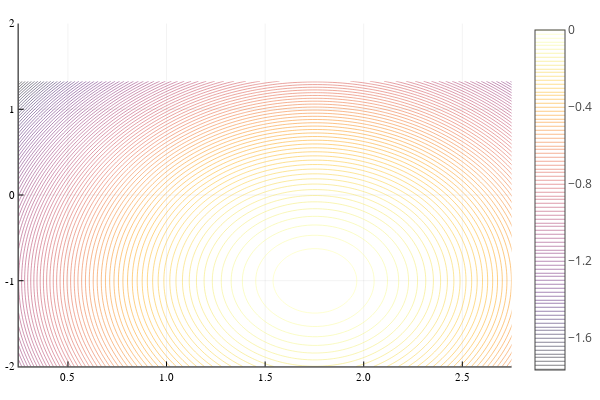

Notebook cell for this chart:
### Code cell
contour(rgrid, zgrid, potAP', levels=100)

### Figure 1 — Plotly figure (JSON) as saved in the notebook; plotly's stock layout.template omitted (floating-point values rounded to 4 significant figures; data arrays with more than 128 entries replaced by an {"elided": "..."} marker saying what was removed)
{"data": [{"colorbar": {"title": ""}, "colorscale": [[0, "rgba(0, 0, 4, 1.000)"], [0.03448, "rgba(4, 3, 20, 1.000)"], [0.06897, "rgba(13, 8, 41, 1.000)"], [0.1034, "rgba(24, 12, 60, 1.000)"], [0.1379, "rgba(38, 12, 81, 1.000)"], [0.1724, "rgba(54, 9, 97, 1.000)"], [0.2069, "rgba(69, 10, 105, 1.000)"], [0.2414, "rgba(84, 15, 109, 1.000)"], [0.2759, "rgba(97, 19, 110, 1.000)"], [0.3103, "rgba(111, 25, 110, 1.000)"], [0.3448, "rgba(125, 30, 109, 1.000)"], [0.3793, "rgba(140, 35, 105, 1.000)"], [0.4138, "rgba(154, 40, 101, 1.000)"], [0.4483, "rgba(166, 45, 96, 1.000)"], [0.4828, "rgba(180, 51, 89, 1.000)"], [0.5172, "rgba(193, 58, 80, 1.000)"], [0.5517, "rgba(206, 67, 71, 1.000)"], [0.5862, "rgba(216, 76, 62, 1.000)"], [0.6207, "rgba(226, 87, 52, 1.000)"], [0.6552, "rgba(235, 100, 41, 1.000)"], [0.6897, "rgba(241, 115, 29, 1.000)"], [0.7241, "rgba(247, 130, 18, 1.000)"], [0.7586, "rgba(250, 144, 8, 1.000)"], [0.7931, "rgba(252, 161, 8, 1.000)"], [0.8276, "rgba(252, 178, 22, 1.000)"], [0.8621, "rgba(250, 196, 42, 1.000)"], [0.8966, "rgba(246, 213, 67, 1.000)"], [0.931, "rgba(243, 229, 93, 1.000)"], [0.9655, "rgba(242, 244, 130, 1.000)"], [1, "rgba(252, 255, 164, 1.000)"]], "contours": {"coloring": "lines", "showlabels": false}, "hoverinfo": "none", "name": "y1", "ncontours": 102, "showlegend": false, "showscale": true, "type": "contour", "x": [0.25, 0.2753, 0.3005, 0.3258, 0.351, 0.3763, 0.4015, 0.4268, 0.452, 0.4773, 0.5025, 0.5278, 0.553, 0.5783, 0.6035, 0.6288, 0.654, 0.6793, 0.7045, 0.7298, 0.7551, 0.7803, 0.8056, 0.8308, 0.8561, 0.8813, 0.9066, 0.9318, 0.9571, 0.9823, 1.008, 1.033, 1.058, 1.083, 1.109, 1.134, 1.159, 1.184, 1.21, 1.235, 1.26, 1.285, 1.311, 1.336, 1.361, 1.386, 1.412, 1.437, 1.462, 1.487, 1.513, 1.538, 1.563, 1.588, 1.614, 1.639, 1.664, 1.689, 1.715, 1.74, 1.765, 1.79, 1.816, 1.841, 1.866, 1.891, 1.917, 1.942, 1.967, 1.992, 2.018, 2.043, 2.068, 2.093, 2.119, 2.144, 2.169, 2.194, 2.22, 2.245, 2.27, 2.295, 2.321, 2.346, 2.371, 2.396, 2.422, 2.447, 2.472, 2.497, 2.523, 2.548, 2.573, 2.598, 2.624, 2.649, 2.674, 2.699, 2.725, 2.75], "xaxis": "x1", "y": [-2, -1.966, -1.933, -1.899, -1.866, -1.832, -1.798, -1.765, -1.731, -1.697, -1.664, -1.63, -1.597, -1.563, -1.529, -1.496, -1.462, -1.429, -1.395, -1.361, -1.328, -1.294, -1.261, -1.227, -1.193, -1.16, -1.126, -1.092, -1.059, -1.025, -0.9916, -0.958, -0.9244, -0.8908, -0.8571, -0.8235, -0.7899, -0.7563, -0.7227, -0.6891, -0.6555, -0.6218, -0.5882, -0.5546, -0.521, -0.4874, -0.4538, -0.4202, -0.3866, -0.3529, -0.3193, -0.2857, -0.2521, -0.2185, -0.1849, -0.1513, -0.1176, -0.08403, -0.05042, -0.01681, 0.01681, 0.05042, 0.08403, 0.1176, 0.1513, 0.1849, 0.2185, 0.2521, 0.2857, 0.3193, 0.3529, 0.3866, 0.4202, 0.4538, 0.4874, 0.521, 0.5546, 0.5882, 0.6218, 0.6555, 0.6891, 0.7227, 0.7563, 0.7899, 0.8235, 0.8571, 0.8908, 0.9244, 0.958, 0.9916, 1.025, 1.059, 1.092, 1.126, 1.16, 1.193, 1.227, 1.261, 1.294, 1.328, 1.361, 1.395, 1.429, 1.462, 1.496, 1.529, 1.563, 1.597, 1.63, 1.664, 1.697, 1.731, 1.765, 1.798, 1.832, 1.866, 1.899, 1.933, 1.966, 2], "yaxis": "y1", "z": {"elided": "100x120 float values"}, "zmax": -8.496e-05, "zmin": -1.766}], "layout": {"annotations": [], "height": 400, "legend": {"bgcolor": "rgba(255, 255, 255, 1.000)", "bordercolor": "rgba(0, 0, 0, 1.000)", "font": {"color": "rgba(0, 0, 0, 1.000)", "family": "sans-serif", "size": 11}, "tracegroupgap": 0, "x": 1, "y": 1}, "margin": {"b": 20, "l": 0, "r": 0, "t": 20}, "paper_bgcolor": "rgba(255, 255, 255, 1.000)", "plot_bgcolor": "rgba(255, 255, 255, 1.000)", "showlegend": true, "width": 600, "xaxis": {"anchor": "y1", "domain": [0.03619, 0.9934], "gridcolor": "rgba(0, 0, 0, 0.100)", "gridwidth": 0.5, "linecolor": "rgba(0, 0, 0, 1.000)", "mirror": false, "range": [0.25, 2.75], "showgrid": true, "showline": true, "showticklabels": true, "tickangle": 0, "tickcolor": "rgb(0, 0, 0)", "tickfont": {"color": "rgba(0, 0, 0, 1.000)", "family": "sans-serif", "size": 11}, "tickmode": "array", "ticks": "inside", "ticktext": ["0.5", "1.0", "1.5", "2.0", "2.5"], "tickvals": [0.5, 1, 1.5, 2, 2.5], "title": "", "titlefont": {"color": "rgba(0, 0, 0, 1.000)", "family": "sans-serif", "size": 15}, "type": "-", "visible": true, "zeroline": false, "zerolinecolor": "rgba(0, 0, 0, 1.000)"}, "yaxis": {"anchor": "x1", "domain": [0.03762, 0.9902], "gridcolor": "rgba(0, 0, 0, 0.100)", "gridwidth": 0.5, "linecolor": "rgba(0, 0, 0, 1.000)", "mirror": false, "range": [-2, 2], "showgrid": true, "showline": true, "showticklabels": true, "tickangle": 0, "tickcolor": "rgb(0, 0, 0)", "tickfont": {"color": "rgba(0, 0, 0, 1.000)", "family": "sans-serif", "size": 11}, "tickmode": "array", "ticks": "inside", "ticktext": ["-2", "-1", "0", "1", "2"], "tickvals": [-2, -1, 0, 1, 2], "title": "", "titlefont": {"color": "rgba(0, 0, 0, 1.000)", "family": "sans-serif", "size": 15}, "type": "-", "visible": true, "zeroline": false, "zerolinecolor": "rgba(0, 0, 0, 1.000)"}}}
